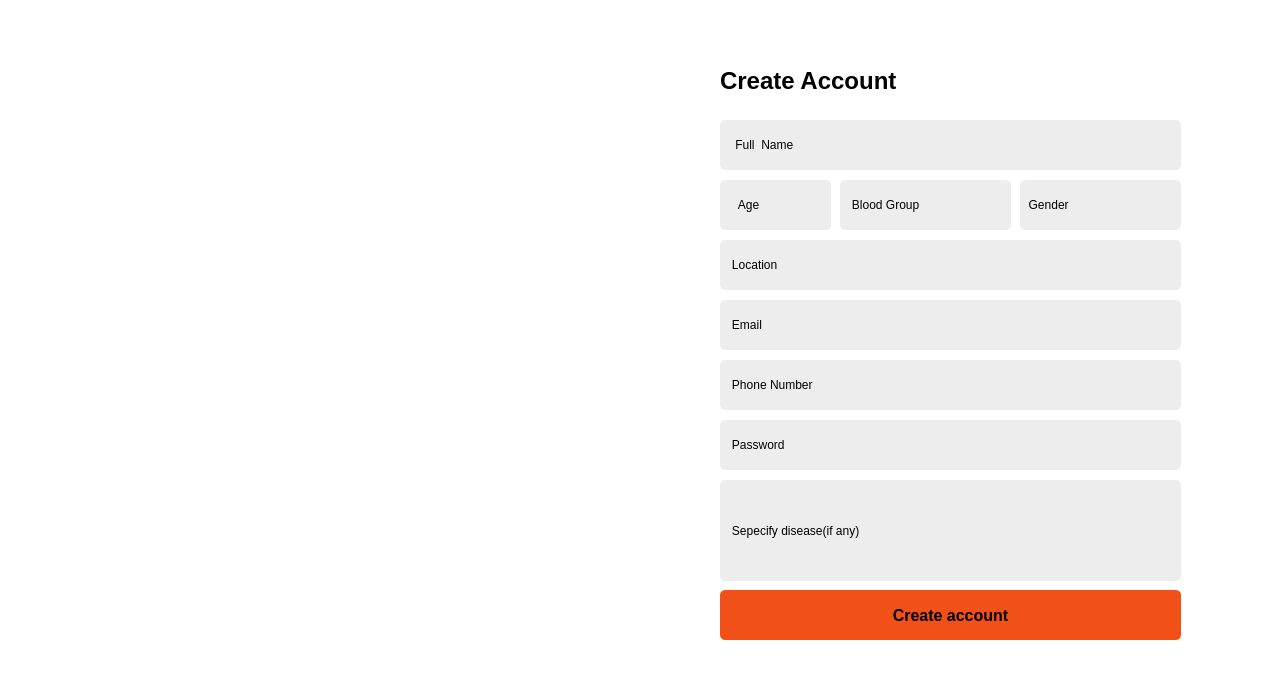
<?xml version="1.0" encoding="UTF-8"?>
<ui version="4.0">
 <class>create_account</class>
 <widget class="QDialog" name="create_account">
  <property name="geometry">
   <rect>
    <x>0</x>
    <y>0</y>
    <width>1270</width>
    <height>700</height>
   </rect>
  </property>
  <property name="windowTitle">
   <string>Dialog</string>
  </property>
  <property name="styleSheet">
   <string notr="true">background-color:rgb(255, 255, 255);</string>
  </property>
  <widget class="QLabel" name="label">
   <property name="geometry">
    <rect>
     <x>1087</x>
     <y>808</y>
     <width>63</width>
     <height>20</height>
    </rect>
   </property>
   <property name="styleSheet">
    <string notr="true">border-image: url(:/img/Images/login.png);</string>
   </property>
   <property name="text">
    <string>TextLabel</string>
   </property>
  </widget>
  <widget class="QLabel" name="label_5">
   <property name="geometry">
    <rect>
     <x>120</x>
     <y>49</y>
     <width>491</width>
     <height>621</height>
    </rect>
   </property>
   <property name="styleSheet">
    <string notr="true">border-image: url(:/Images/create_account.jpg);</string>
   </property>
   <property name="text">
    <string/>
   </property>
  </widget>
  <widget class="QLineEdit" name="name">
   <property name="geometry">
    <rect>
     <x>720</x>
     <y>120</y>
     <width>461</width>
     <height>50</height>
    </rect>
   </property>
   <property name="styleSheet">
    <string notr="true">*
{
border-radius:5px;
background-color: #EDEDED;
}</string>
   </property>
   <property name="text">
    <string>    Full  Name</string>
   </property>
  </widget>
  <widget class="QLineEdit" name="age">
   <property name="geometry">
    <rect>
     <x>720</x>
     <y>180</y>
     <width>111</width>
     <height>50</height>
    </rect>
   </property>
   <property name="styleSheet">
    <string notr="true">*
{
border-radius:5px;
background-color: #EDEDED;
}</string>
   </property>
   <property name="text">
    <string>     Age  </string>
   </property>
  </widget>
  <widget class="QLabel" name="label_15">
   <property name="geometry">
    <rect>
     <x>720</x>
     <y>60</y>
     <width>231</width>
     <height>41</height>
    </rect>
   </property>
   <property name="font">
    <font>
     <pointsize>18</pointsize>
     <bold>true</bold>
    </font>
   </property>
   <property name="styleSheet">
    <string notr="true"/>
   </property>
   <property name="text">
    <string>Create Account</string>
   </property>
  </widget>
  <widget class="QPushButton" name="register_2">
   <property name="geometry">
    <rect>
     <x>720</x>
     <y>590</y>
     <width>461</width>
     <height>50</height>
    </rect>
   </property>
   <property name="font">
    <font>
     <pointsize>12</pointsize>
     <bold>true</bold>
    </font>
   </property>
   <property name="styleSheet">
    <string notr="true">#register_2
{
background-color:#F25019;
border-radius:5px;
}</string>
   </property>
   <property name="text">
    <string>Create account</string>
   </property>
  </widget>
  <widget class="QLineEdit" name="email">
   <property name="geometry">
    <rect>
     <x>720</x>
     <y>300</y>
     <width>461</width>
     <height>50</height>
    </rect>
   </property>
   <property name="styleSheet">
    <string notr="true">*
{
border-radius:5px;
background-color: #EDEDED;
}</string>
   </property>
   <property name="text">
    <string>   Email</string>
   </property>
  </widget>
  <widget class="QLineEdit" name="gender">
   <property name="geometry">
    <rect>
     <x>1020</x>
     <y>180</y>
     <width>161</width>
     <height>50</height>
    </rect>
   </property>
   <property name="styleSheet">
    <string notr="true">*
{
border-radius:5px;
background-color: #EDEDED;}</string>
   </property>
   <property name="text">
    <string>  Gender</string>
   </property>
  </widget>
  <widget class="QLineEdit" name="blood_group">
   <property name="geometry">
    <rect>
     <x>840</x>
     <y>180</y>
     <width>171</width>
     <height>50</height>
    </rect>
   </property>
   <property name="styleSheet">
    <string notr="true">*
{
border-radius:5px;
background-color: #EDEDED;

}</string>
   </property>
   <property name="text">
    <string>   Blood Group</string>
   </property>
  </widget>
  <widget class="QLineEdit" name="location">
   <property name="geometry">
    <rect>
     <x>720</x>
     <y>240</y>
     <width>461</width>
     <height>50</height>
    </rect>
   </property>
   <property name="styleSheet">
    <string notr="true">*
{
border-radius:5px;
background-color:#EDEDED;
}</string>
   </property>
   <property name="text">
    <string>   Location</string>
   </property>
  </widget>
  <widget class="QLineEdit" name="phone_number">
   <property name="geometry">
    <rect>
     <x>720</x>
     <y>360</y>
     <width>461</width>
     <height>50</height>
    </rect>
   </property>
   <property name="styleSheet">
    <string notr="true">*
{
border-radius:5px;
background-color: #EDEDED;
}</string>
   </property>
   <property name="text">
    <string>   Phone Number</string>
   </property>
  </widget>
  <widget class="QLineEdit" name="password">
   <property name="geometry">
    <rect>
     <x>720</x>
     <y>420</y>
     <width>461</width>
     <height>50</height>
    </rect>
   </property>
   <property name="styleSheet">
    <string notr="true">*
{
border-radius:5px;
background-color: #EDEDED;
}</string>
   </property>
   <property name="text">
    <string>   Password</string>
   </property>
   <property name="echoMode">
    <enum>QLineEdit::Normal</enum>
   </property>
  </widget>
  <widget class="QLineEdit" name="disease">
   <property name="geometry">
    <rect>
     <x>720</x>
     <y>480</y>
     <width>461</width>
     <height>101</height>
    </rect>
   </property>
   <property name="styleSheet">
    <string notr="true">*
{
border-radius:5px;
background-color: #EDEDED;
}</string>
   </property>
   <property name="text">
    <string>   Sepecify disease(if any)</string>
   </property>
  </widget>
 </widget>
 <resources/>
 <connections/>
</ui>
